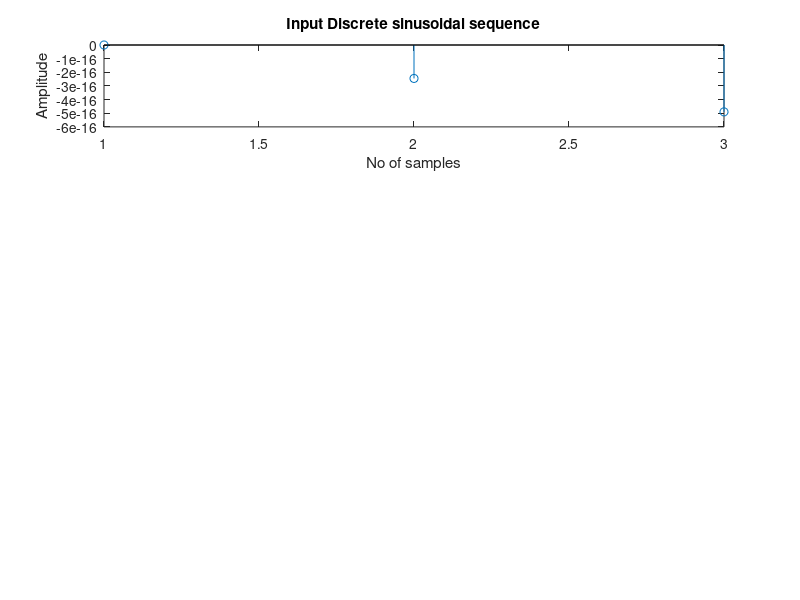

MATLAB code to generate this figure: (Note: this script raises an error after producing the figure.)
clc;
close all;
clear all;
%%Interploation and Decimation
%%Two Stage Sampling Rate converter
fm=input('ENter the frequency of DT signal:');
fs=input('Enter the frequency of DT sinusoidal:');
M=input('Down Sampling Factor:');
L=input('Up sampling Faactor:');

t=0:1/fs:0.5;
x=sin(2*pi*fm*t);

figure(1);

subplot(4,1,1);
stem(x);
xlabel('No of samples');
ylabel('Amplitude');
title('Input Discrete sinusoidal sequence');

xd=decimate(x,M);
subplot(4,1,2);
stem(xd);
xlabel('No of samples');
ylabel('Amplitude');
title('Decimated Sinusoidal Sequecne');

xi=interp(x,L);
subplot(4,1,3);
stem(xi);
xlabel('No of samples');
ylabel('Amplitude');
title('Interpolated sinusoidal Sequence');

xi=interp(xd,L);
subplot(4,1,4);
stem(xi);
xlabel('No of samples');
ylabel('AMplitude');
title('Original Signal obtained after interpolating decimated signal');